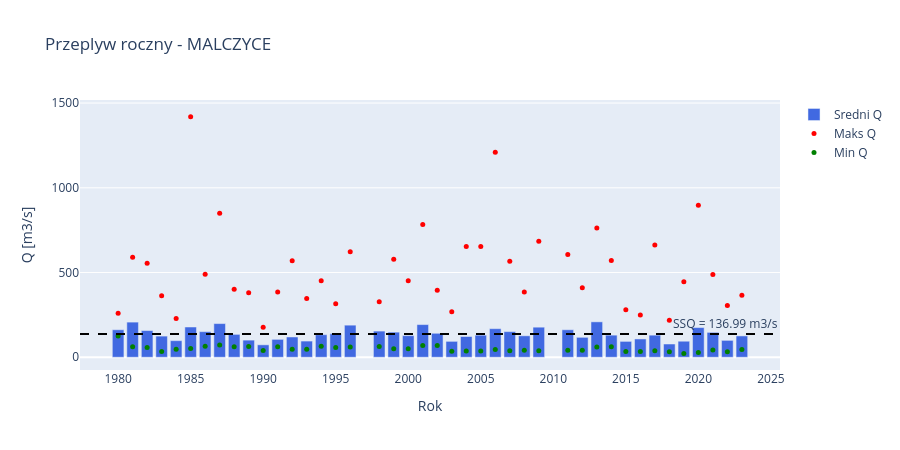

This figure's notebook cell:
### Markdown cell above
**Prompt do LLM:**
> *"Napisz kod ktory uzyje annual_stats() z modułu src/hydrology i narysuje wykres roczny: Bar (średni Q), Scatter (min/max), pozioma linia SSQ z adnotacją."*

**Użyte moduły/funkcje:** `src.hydrology.annual_stats()` + `plotly.graph_objects` — Bar + Scatter + add_hline

### Code cell
astats = annual_stats(df, PRIMARY_STATION)

fig = go.Figure()
fig.add_trace(go.Bar(x=astats.index, y=astats['mean'], name='Sredni Q', marker_color='royalblue'))
fig.add_trace(go.Scatter(x=astats.index, y=astats['max'], name='Maks Q', mode='markers', marker=dict(color='red', size=5)))
fig.add_trace(go.Scatter(x=astats.index, y=astats['min'], name='Min Q', mode='markers', marker=dict(color='green', size=5)))

# Dodaj linie SSQ
fig.add_hline(y=chars['SSQ'], line_dash='dash', line_color='black',
              annotation_text=f'SSQ = {chars["SSQ"]:.2f} m3/s')

fig.update_layout(
    title=f'Przeplyw roczny - {name}',
    xaxis_title='Rok', yaxis_title='Q [m3/s]',
    height=450,
)
fig.show()

### Figure 1 — Plotly figure (JSON) as saved in the notebook; plotly's stock layout.template omitted (floating-point values rounded to 4 significant figures)
{"data": [{"marker": {"color": "royalblue"}, "name": "Sredni Q", "type": "bar", "x": [1980, 1981, 1982, 1983, 1984, 1985, 1986, 1987, 1988, 1989, 1990, 1991, 1992, 1993, 1994, 1995, 1996, 1998, 1999, 2000, 2001, 2002, 2003, 2004, 2005, 2006, 2007, 2008, 2009, 2011, 2012, 2013, 2014, 2015, 2016, 2017, 2018, 2019, 2020, 2021, 2022, 2023], "y": [162.3, 207.3, 157.4, 124.8, 97.82, 178.5, 150.9, 198.6, 135.0, 101.0, 73.31, 105.6, 119.6, 95.44, 133.1, 139.0, 189.3, 154.3, 148.1, 127.3, 192.7, 141.3, 93.76, 122.3, 130.2, 168.5, 151.2, 126.4, 177.4, 162.2, 117.5, 208.9, 130.3, 93.53, 107.9, 130.3, 78.1, 94.45, 175.1, 146.7, 99.52, 125.7]}, {"marker": {"color": "red", "size": 5}, "mode": "markers", "name": "Maks Q", "type": "scatter", "x": [1980, 1981, 1982, 1983, 1984, 1985, 1986, 1987, 1988, 1989, 1990, 1991, 1992, 1993, 1994, 1995, 1996, 1998, 1999, 2000, 2001, 2002, 2003, 2004, 2005, 2006, 2007, 2008, 2009, 2011, 2012, 2013, 2014, 2015, 2016, 2017, 2018, 2019, 2020, 2021, 2022, 2023], "y": [260.0, 590.0, 554.0, 363.0, 229.0, 1420.0, 490.0, 850.0, 401.0, 380.0, 177.0, 385.0, 570.0, 346.0, 452.0, 315.0, 622.0, 328.0, 578.0, 452.0, 784.0, 395.0, 268.0, 653.0, 653.0, 1210.0, 566.0, 385.0, 684.0, 607.0, 410.0, 763.0, 571.0, 280.0, 250.0, 663.0, 219.0, 445.0, 897.0, 489.0, 306.0, 366.0]}, {"marker": {"color": "green", "size": 5}, "mode": "markers", "name": "Min Q", "type": "scatter", "x": [1980, 1981, 1982, 1983, 1984, 1985, 1986, 1987, 1988, 1989, 1990, 1991, 1992, 1993, 1994, 1995, 1996, 1998, 1999, 2000, 2001, 2002, 2003, 2004, 2005, 2006, 2007, 2008, 2009, 2011, 2012, 2013, 2014, 2015, 2016, 2017, 2018, 2019, 2020, 2021, 2022, 2023], "y": [126.0, 61.4, 58.0, 33.4, 47.0, 51.0, 65.0, 72.8, 61.8, 63.8, 39.1, 62.1, 47.5, 46.5, 64.4, 58.0, 60.0, 63.7, 50.0, 50.0, 68.8, 69.0, 35.9, 37.3, 36.6, 45.0, 39.0, 41.0, 38.0, 41.4, 40.8, 60.9, 62.4, 33.9, 33.7, 38.3, 33.0, 22.8, 27.6, 43.3, 32.1, 45.3]}], "layout": {"annotations": [{"showarrow": false, "text": "SSQ = 136.99 m3/s", "x": 1, "xanchor": "right", "xref": "x domain", "y": 137.0, "yanchor": "bottom", "yref": "y"}], "height": 450, "shapes": [{"line": {"color": "black", "dash": "dash"}, "type": "line", "x0": 0, "x1": 1, "xref": "x domain", "y0": 137.0, "y1": 137.0, "yref": "y"}], "title": {"text": "Przeplyw roczny - MALCZYCE"}, "xaxis": {"title": {"text": "Rok"}}, "yaxis": {"title": {"text": "Q [m3/s]"}}}}
